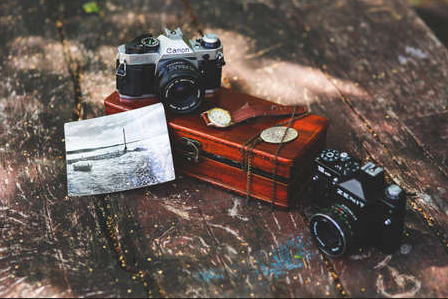
#> input picture 008 - OpenCV propiedades/camara.png, 448 x 299 px, given in place of camara.jpg, which was not available
$ jupyter execute '008 - Open_CV_Propiedades.ipynb'   (shell and % lines are left out)   (text cells are left out)
#> lines starting #> are read from the running program, lines starting #| are printed output that depends on the picture; after the words box and inside, x2 and y2 are one past the last pixel; in counts of white or black regions, pixels touching at a corner belong together; pictures that were not available may be replaced by others from this repository, and a replacement may not be noted
[cell 1]
# Una imagen digital está compuesta por pequeños cuadrados llamados píxeles.
# Cada píxel tiene un color, y la combinación de todos los colores forma la imagen completa.
# Podemos pensar en una imagen como una tabla de números, donde cada número representa el color de un píxel.

[cell 2]
import cv2
import numpy as np
import matplotlib.pyplot as plt

[cell 3]
# Cargar una imagen (asegúrate de que 'imagen.jpg' esté en la misma carpeta que este Colab, o subila)
imagen = cv2.imread('camara.jpg')
#> imagen is the input picture: shape (299, 448, 3); mean B, G, R 82.2, 88.5, 101.7
imagen = cv2.cvtColor(imagen, cv2.COLOR_BGR2RGB)  # Convertimos a RGB para matplotlib

[cell 4]
plt.imshow(imagen)
plt.show()

[cell 5]
# Recortar la imagen
imagen_recortada = imagen[75:150, 200:300]  # Recortamos una porción de la imagen

[cell 6]
plt.imshow(imagen_recortada)
plt.show()

[cell 7]
# Redimensionar la imagen
imagen_redimensionada = cv2.resize(imagen_recortada, (1000, 900))  # Cambiamos el tamaño
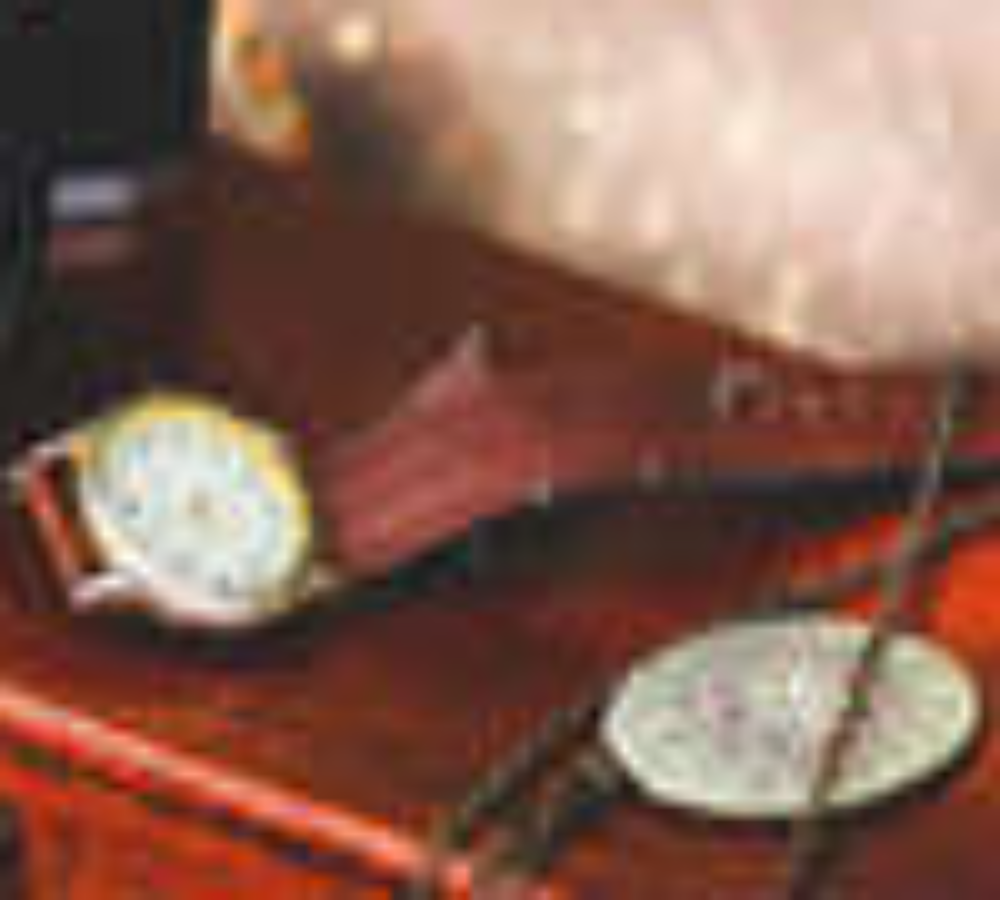
#> imagen_redimensionada: shape (900, 1000, 3); mean R, G, B 133.7, 96.5, 82

[cell 8]
plt.imshow(imagen_redimensionada)
plt.show()

[cell 9]
(alto, ancho) = imagen.shape[:2]
#> alto = 299; ancho = 448
centro = (ancho / 2, alto / 2)
#> centro = (224, 149.5)
matriz_rotacion = cv2.getRotationMatrix2D(centro, 45, 0.5)  # Rotamos 45 grados, sin cambiar el tamaño
imagen_rotada = cv2.warpAffine(imagen_recortada, matriz_rotacion, (ancho, alto))

[cell 10]
plt.imshow(imagen_rotada)
plt.show()

[cell 11]
# Voltear la imagen
imagen_volteada_horizontal = cv2.flip(imagen_recortada, 1)  # Voltear horizontalmente
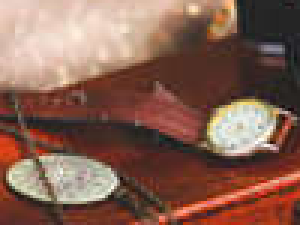
#> imagen_volteada_horizontal: shape (75, 100, 3) (shown 3 times larger); mean R, G, B 133.9, 96.6, 82.2
imagen_volteada_vertical = cv2.flip(imagen_recortada, 0)  # Voltear verticalmente
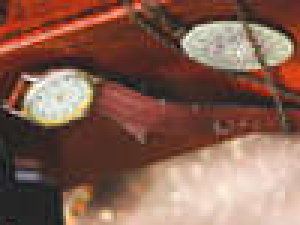
#> imagen_volteada_vertical: shape (75, 100, 3) (shown 3 times larger); mean R, G, B 133.9, 96.6, 82.2
imagen_volteada_ambos = cv2.flip(imagen_recortada, -1) #voltear en ambos sentidos
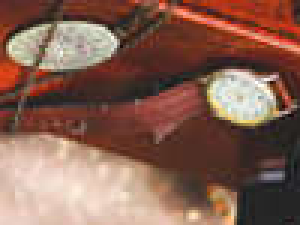
#> imagen_volteada_ambos: shape (75, 100, 3) (shown 3 times larger); mean R, G, B 133.9, 96.6, 82.2

[cell 12]
# Mostrar los resultados
plt.subplot(3, 3, 1)
plt.imshow(imagen_volteada_horizontal)
plt.title('Volteada Horizontal')
plt.subplot(3, 3, 2)
plt.imshow(imagen_volteada_vertical)
plt.title('Volteada Vertical')
plt.subplot(3, 3, 3)
plt.imshow(imagen_volteada_ambos)
plt.title('Volteada Ambos')
plt.show()

[cell 13]
# Ajuste de brillo y contraste
def ajustar_brillo_contraste(imagen, brillo=0, contraste=1.0):
#> called with brillo = 50, contraste = 1
    imagen_ajustada = cv2.convertScaleAbs(imagen, alpha=contraste, beta=brillo)
    return imagen_ajustada

[cell 14]
imagen_brillo_mas_50 = ajustar_brillo_contraste(imagen, brillo=50)
imagen_contraste_x1_5 = ajustar_brillo_contraste(imagen, contraste=1.5)
#> call 2 of ajustar_brillo_contraste, with brillo = 0, contraste = 1.5
#> in ajustar_brillo_contraste (call 2), `imagen_ajustada = cv2.convertScaleAbs(imagen, alpha=contraste, beta=br..`:
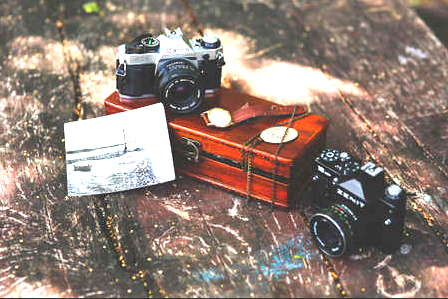
#> imagen_ajustada: shape (299, 448, 3); mean R, G, B 144.8, 127.2, 117.9

[cell 15]
plt.subplot(1, 2, 1)
plt.imshow(imagen_brillo_mas_50)
plt.title('Brillo +50')

plt.subplot(1, 2, 2)
plt.imshow(imagen_contraste_x1_5)
plt.title('Contraste x1.5')

plt.show()

[cell 16]
# Suavizado de la imagen (blur)
imagen_suavizada_media = cv2.blur(imagen, (5, 5))  # Promedio de los píxeles vecinos
imagen_suavizada_gaussiana = cv2.GaussianBlur(imagen, (5, 5), 0)  # Promedio ponderado (más peso a los píxeles cercanos)

[cell 17]
plt.subplot(1, 2, 1)
plt.imshow(imagen_suavizada_media)
plt.title('Imagen Suavizada Media')

plt.subplot(1, 2, 2)
plt.imshow(imagen_suavizada_gaussiana)
plt.title('Imagen Suavizada Gaussiana')

plt.show()

[cell 18]
# Detección de bordes
imagen_gris = cv2.cvtColor(imagen, cv2.COLOR_RGB2GRAY)  # Convertimos a escala de grises para la detección de bordes
imagen_bordes_canny = cv2.Canny(imagen_gris, 100, 200)  # Detecta bordes en la imagen
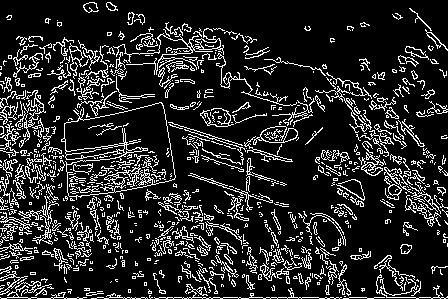
#> imagen_bordes_canny: shape (299, 448); 15.3% white in thin lines or dots

[cell 19]
plt.imshow(imagen_bordes_canny, cmap='gray')
plt.title('Detección de Bordes Canny')
plt.show()

[cell 20]
# Segmentación: Dividir la imagen en regiones o partes más pequeñas.

# Umbralización: Convertir la imagen a blanco y negro
imagen_gris = cv2.cvtColor(imagen, cv2.COLOR_RGB2GRAY)
_, imagen_umbralizada = cv2.threshold(imagen_gris, 128, 255, cv2.THRESH_BINARY)
#> imagen_umbralizada: shape (299, 448); 18.3% white; 641 white regions (565 under 20 px), largest, box (x1, y1, x2, y2) and area: (80, 27, 368, 112) 7449, (62, 101, 175, 197) 7375, (0, 157, 51, 206) 786
# El segundo valor (128) es el umbral.  Si el píxel es menor a 128, se vuelve negro (0), si es mayor, se vuelve blanco (255).

[cell 21]
# Segmentación por color: Aislar objetos por su color (ejemplo: aislar el color azul)
imagen_hsv = cv2.cvtColor(imagen, cv2.COLOR_RGB2HSV)
#> imagen_hsv: shape (299, 448, 3); mean H, S, V 32.5, 55.9, 103.9
limite_inferior_azul = np.array([100, 50, 50])  # Rango inferior del color azul en HSV
limite_superior_azul = np.array([130, 255, 255])  # Rango superior del color azul en HSV
mascara_azul = cv2.inRange(imagen_hsv, limite_inferior_azul, limite_superior_azul)  # Crear una máscara para el color azul
#> mascara_azul: shape (299, 448); 1.5% white in thin lines or dots, all inside (x1, y1, x2, y2) = (69, 37, 448, 294)
imagen_segmentada_azul = cv2.bitwise_and(imagen, imagen, mask=mascara_azul)  # Aplicar la máscara a la imagen original

[cell 22]
# Mostrar los resultados
plt.figure(figsize=(15, 5))
plt.subplot(1, 3, 1)
plt.imshow(imagen)
plt.title('Original')
plt.subplot(1, 3, 2)
plt.imshow(imagen_umbralizada, cmap='gray')
plt.title('Umbralizada')
plt.subplot(1, 3, 3)
plt.imshow(imagen_segmentada_azul)
plt.title('Segmentada Azul')
plt.show()

[cell 23]
# Escalado: Cambiar el tamaño de la imagen.
imagen_escalada_x2 = cv2.resize(imagen, (imagen.shape[1] * 2, imagen.shape[0] * 2))  # Duplicar el tamaño
imagen_escalada_mitad = cv2.resize(imagen, (imagen.shape[1] // 2, imagen.shape[0] // 2))  # Reducir a la mitad

[cell 24]
plt.figure(figsize=(15, 10))
plt.subplot(3, 3, 1)
plt.imshow(imagen)
plt.title('Original')
plt.subplot(3, 3, 2)
plt.imshow(imagen_escalada_x2)
plt.title('Escalado x2')
plt.subplot(3, 3, 3)
plt.imshow(imagen_escalada_mitad)
plt.title('Escalado /2')

[cell 25]
# Traslación: Mover la imagen.
matriz_traslacion = np.float32([[1, 0, 50], [0, 1, 100]])  # Desplazar 50 a la derecha y 100 hacia abajo
imagen_trasladada = cv2.warpAffine(imagen, matriz_traslacion, (ancho, alto))
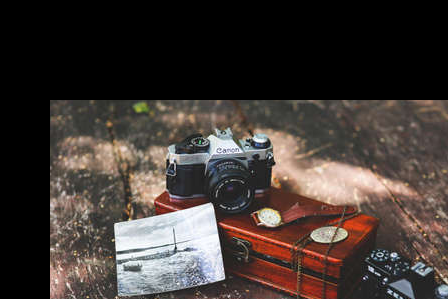
#> imagen_trasladada: shape (299, 448, 3); mean R, G, B 66.3, 57.5, 53.4

[cell 26]
plt.imshow(imagen_trasladada)
plt.title('Traslación')

[cell 27]
# Rotación: Girar la imagen.
matriz_rotacion = cv2.getRotationMatrix2D(centro, 45, 1.0)  # Rotar 45 grados alrededor del centro
imagen_rotada = cv2.warpAffine(imagen, matriz_rotacion, (ancho, alto))
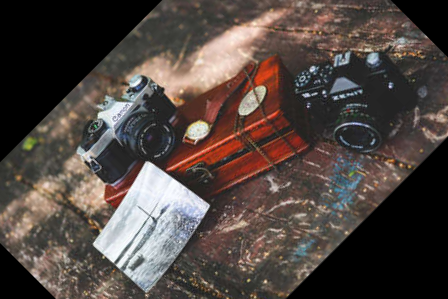
#> imagen_rotada: shape (299, 448, 3); mean R, G, B 81, 70.6, 65.7

[cell 28]
plt.imshow(imagen_rotada)
plt.title('Rotación')

[cell 29]
# Transformaciones afines y de perspectiva (MUY BASICO)
# Transformación afín: Preserva las líneas rectas y el paralelismo.  Ej: rotación, traslación, escalado, cizalladura.
puntos_originales = np.float32([[50, 50], [200, 50], [50, 200]])
puntos_destino = np.float32([[100, 100], [300, 100], [100, 300]])
matriz_afin = cv2.getAffineTransform(puntos_originales, puntos_destino)
imagen_afin = cv2.warpAffine(imagen, matriz_afin, (ancho, alto))
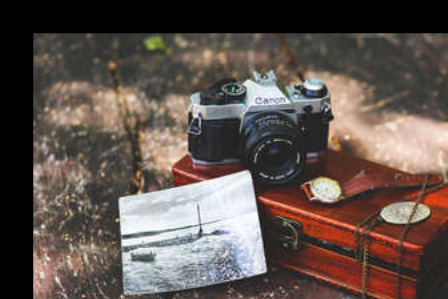
#> imagen_afin: shape (299, 448, 3); mean R, G, B 96.2, 83.6, 77.8

[cell 30]
plt.imshow(imagen_afin)
plt.title('Afín')

[cell 31]
# Transformación de perspectiva:  Las líneas rectas se mantienen, pero no necesariamente el paralelismo.
# Se usa para corregir la perspectiva de una imagen (ej: enderezar una foto de un documento).
puntos_originales_perspectiva = np.float32([[0, 0], [ancho - 1, 0], [0, alto - 1], [ancho - 1, alto - 1]])
#> puntos_originales_perspectiva = [[0, 0], [447, 0], [0, 298], [447, 298]]
puntos_destino_perspectiva = np.float32([[100, 50], [ancho + 50, 50], [50, alto - 50], [ancho + 100, alto - 100]])
matriz_perspectiva = cv2.getPerspectiveTransform(puntos_originales_perspectiva, puntos_destino_perspectiva)
imagen_perspectiva = cv2.warpPerspective(imagen, matriz_perspectiva, (ancho + 150, alto + 100))
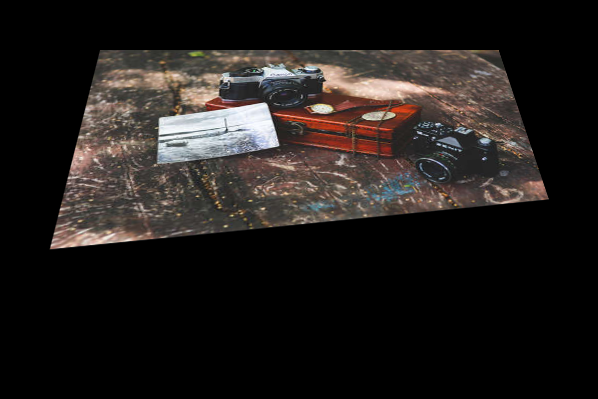
#> imagen_perspectiva: shape (399, 598, 3); mean R, G, B 33.6, 29.5, 27.4
